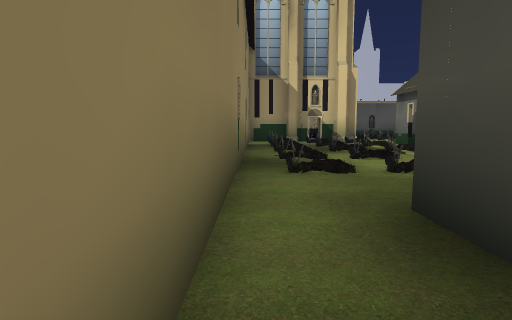
view 1 (above)

12 first-person views from a walk through a 3-D level made in the Godot game engine. The camera is 1.4 m above the floor, tilts 6° down and sees 75° across. The floor is counted in squares, 2 m on a side. Each view is taken from the middle of a square. On the plan, view 1 faces up. The plan holds only what a view shows up to about 10 squares ahead; the rest is blank. The place goes on beyond the plan. Characters and animated objects are not drawn. Some surface patterns are stand-ins.

view 2
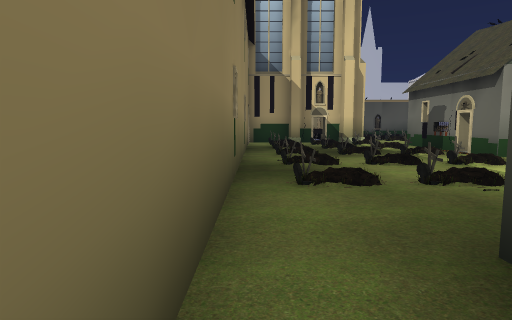

view 3
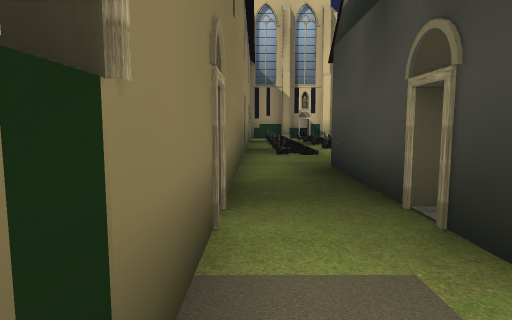

view 4
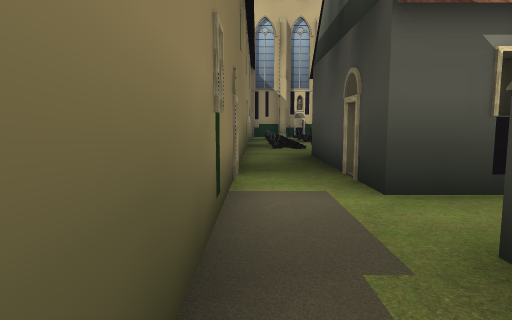

view 5
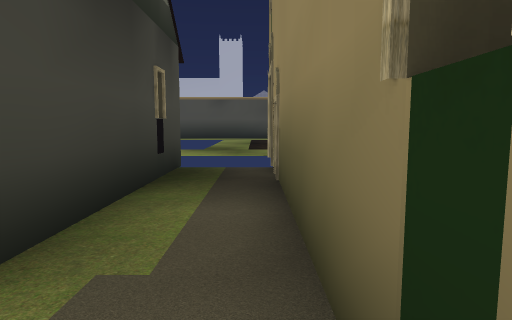

view 6
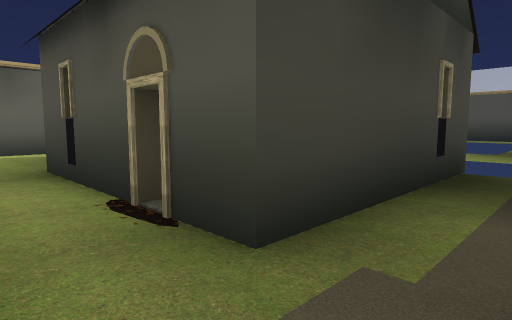

view 7
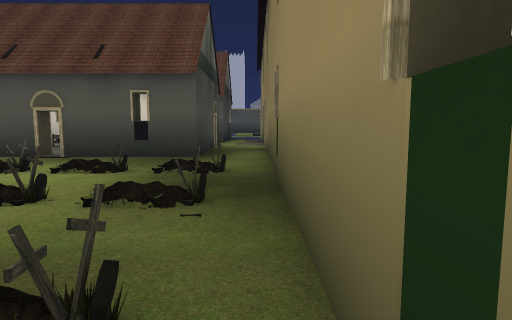

view 8
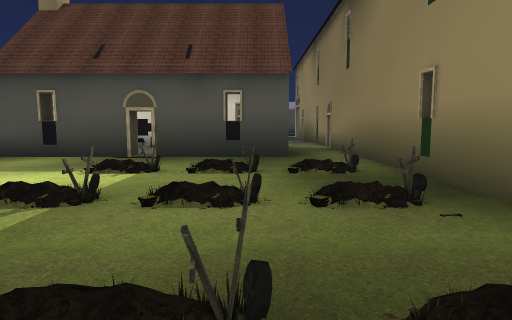

view 9
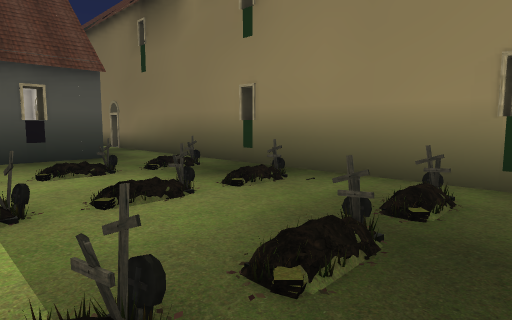

view 10
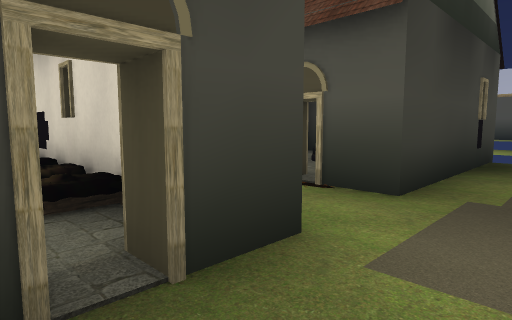

view 11
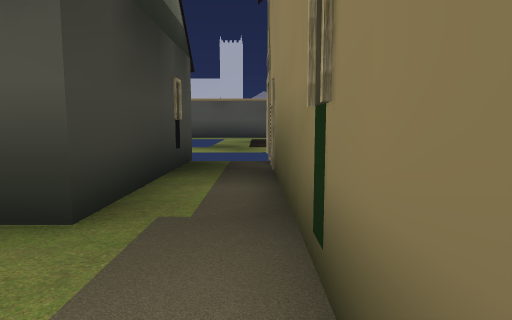

view 12
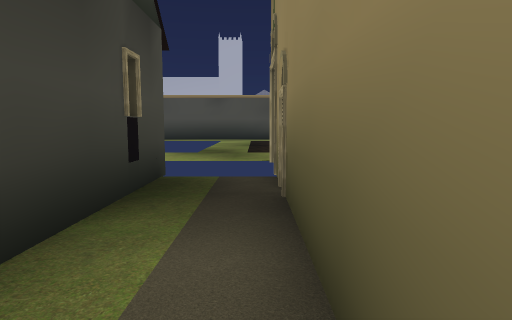

### Floor plan
Key: @ floor where view 1 was taken; # wall or solid block; x gap in a wall; . floor; T tombstone; H thing the floor can be seen under or through; O other object.
Columns run from 1 left of view 1 to 5 right of it. Each row starts with its distance up from view 1.
 11  .OT T#
 10 #.....#
  9 #.TT.T#
  8 #......
  7 #.TT.T
  6 #......
  5 #.TTOT.
  4 #......
  3 #.#####
  2 #.##
  1 #.#
  0 x@##
 -1 x.#####
 -2 #.....
 -3 #.#####
 -4 #.##
 -5 #.#
 -6 #.#
 -7 x.H
 -8  HH
 -9  H
-10  ...
-11  ...
-12  ..
-13  ..

Where each view was taken, in squares from view 1:
view 1: 0 up, 0 right, facing up
view 2: 1 up, 0 right, facing up
view 3: 3 down, 0 right, facing up
view 4: 5 down, 0 right, facing up
view 5: 2 down, 0 right, facing down
view 6: 2 down, 0 right, facing down-right
view 7: 10 up, 0 right, facing down
view 8: 10 up, 2 right, facing down
view 9: 10 up, 4 right, facing down-left
view 10: 0 up, 0 right, facing down-right
view 11: 1 down, 0 right, facing down
view 12: 3 down, 0 right, facing down
